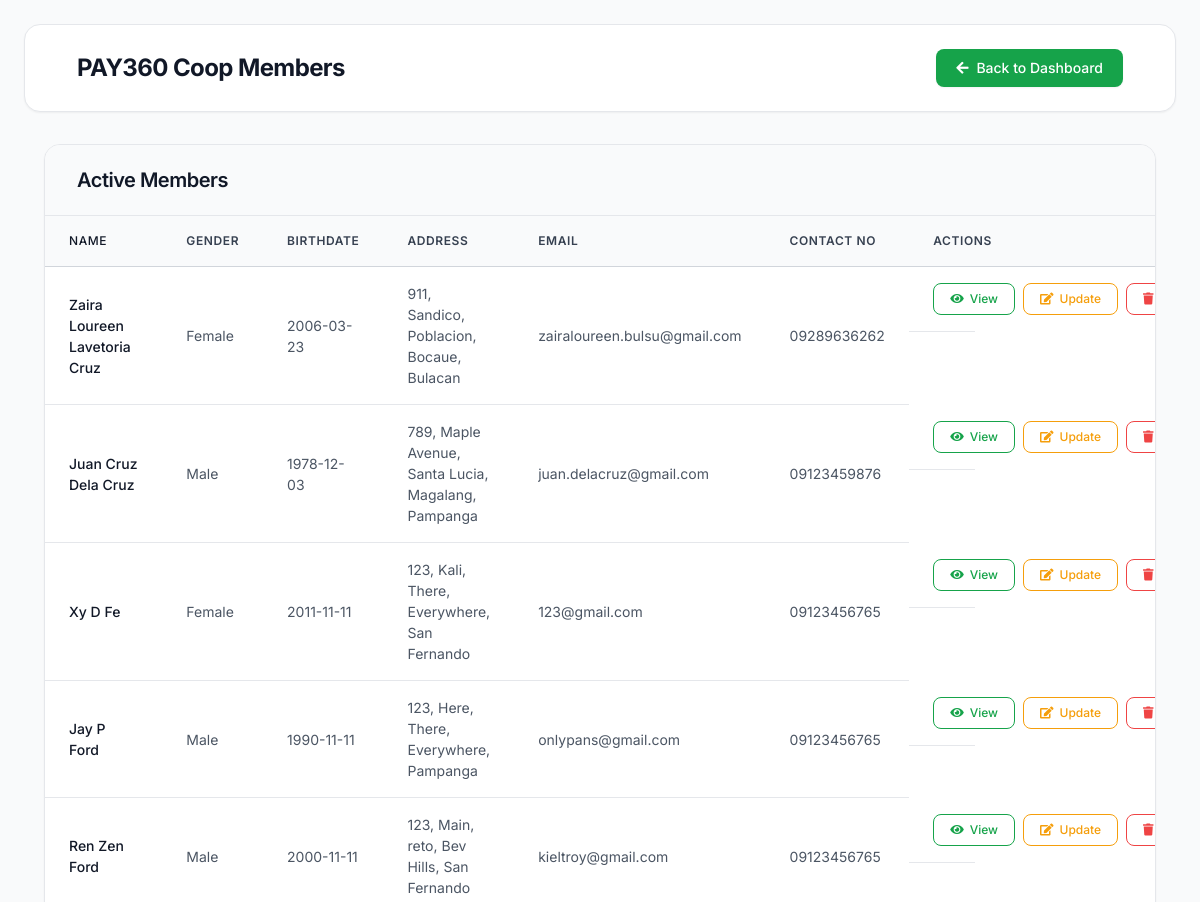
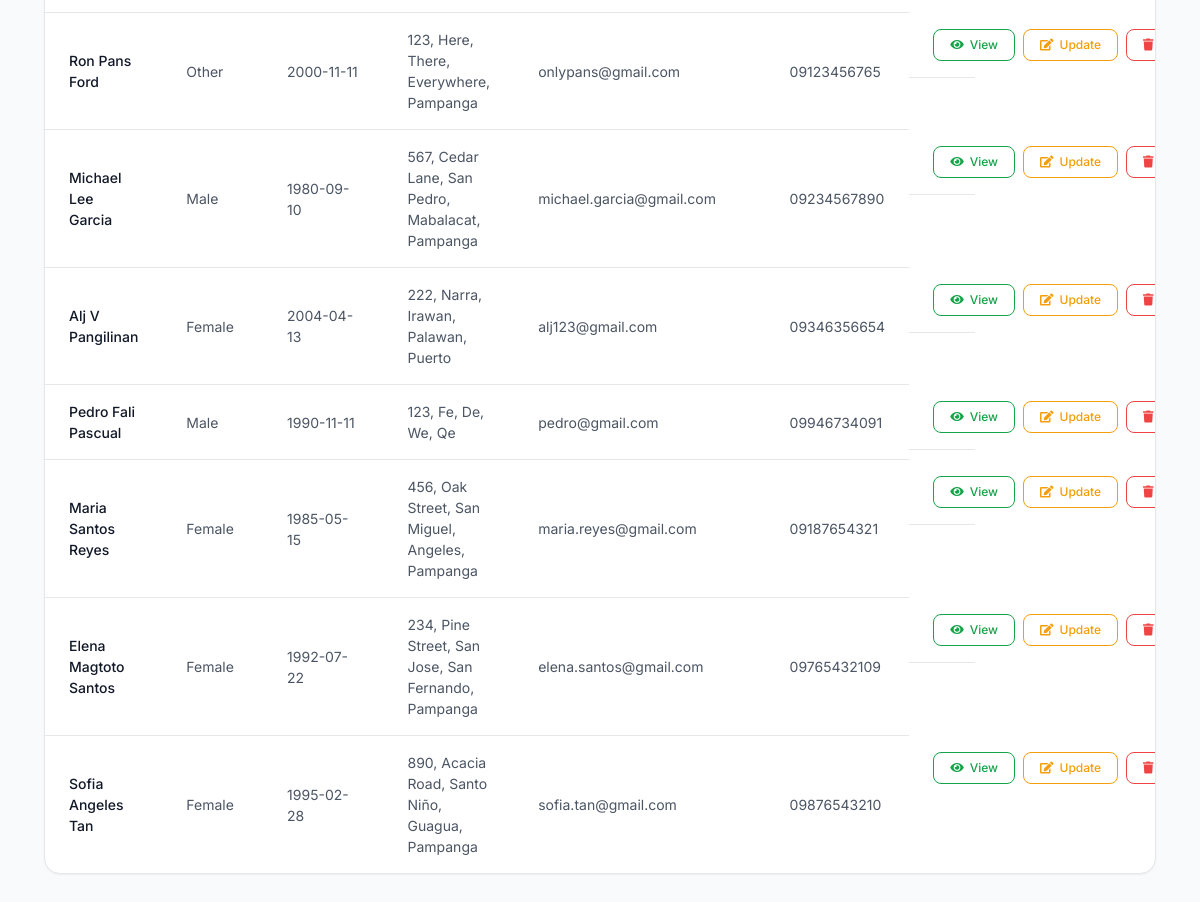
Screenshot of /Members.php with the database file from the repository (2 pictures, top to bottom).
### tables this page shows
CREATE TABLE `member` (
  `MemberID` int(11) NOT NULL AUTO_INCREMENT,
  `Firstname` varchar(255) NOT NULL,
  `Middlename` varchar(255) NOT NULL,
  `Lastname` varchar(255) NOT NULL,
  `Gender` varchar(10) NOT NULL,
  `Birthdate` date NOT NULL,
  `House_No` int(10) NOT NULL,
  `Street` varchar(255) NOT NULL,
  `Barangay_or_Village` varchar(255) NOT NULL,
  `Municipality` varchar(255) NOT NULL,
  `City` varchar(255) NOT NULL,
  `Email` varchar(255) NOT NULL,
  `Password` varchar(255) NOT NULL,
  `Contact_No` varchar(20) NOT NULL,
  PRIMARY KEY (`MemberID`)
);

### Members.php (the view, shortened to what this page needs)
<?php
require_once 'connect_db.php';
$sql = "SELECT MemberID, firstname, middlename, lastname, gender, birthdate, house_no, street, barangay_or_village, municipality, city, email, password, contact_no FROM member ORDER BY lastname, firstname";
$result = $con->query($sql);
?>
<!DOCTYPE html>
<html lang="en">
<head>
    <link rel="stylesheet" href="members.css">
    <link rel="stylesheet" href="https://cdnjs.cloudflare.com/ajax/libs/font-awesome/5.15.4/css/all.min.css">
</head>
<body>
    <header class="header">
        <div class="container">
            <div class="header-content">
                <div class="logo">
                    <h1>PAY360 Coop Members</h1>
                </div>
                <nav>
                    <button class="btn btn-back" onclick="location.href='Admin.php'">
                        <i class="fas fa-arrow-left"></i> Back to Dashboard
                    </button>
                </nav>
            </div>
        </div>
    </header>
    <main class="container">
        <section class="card">
            <div class="card-header">
                <h2>Active Members</h2>
            </div>
            <div class="table-container">
                <table>
                    <thead>
                        <tr>
                            <th class="col-name">Name</th>
                            <th class="col-gender">Gender</th>
                            <th class="col-birthdate">Birthdate</th>
                            <th class="col-address">Address</th>
                            <th class="col-email">Email</th>
                            <th class="col-contact">Contact No</th>
                            <th class="col-actions">Actions</th>
                        </tr>
                    </thead>
                    <tbody>
                        <?php
                        if ($result->num_rows > 0) {
                            while ($row = $result->fetch_assoc()) {
                                $fullName = htmlspecialchars($row["firstname"]);
                                if (!empty($row["middlename"])) {
                                    $fullName .= " " . htmlspecialchars($row["middlename"]);
                                }
                                $fullName .= " " . htmlspecialchars($row["lastname"]);
                                $fullAddress = "";
                                if (!empty($row["house_no"])) {
                                    $fullAddress .= htmlspecialchars($row["house_no"]);
                                }
                                if (!empty($row["street"])) {
                                    if (!empty($fullAddress)) $fullAddress .= ", ";
                                    $fullAddress .= htmlspecialchars($row["street"]);
                                }
                                if (!empty($row["barangay_or_village"])) {
                                    if (!empty($fullAddress)) $fullAddress .= ", ";
                                    $fullAddress .= htmlspecialchars($row["barangay_or_village"]);
                                }
                                if (!empty($row["municipality"])) {
                                    if (!empty($fullAddress)) $fullAddress .= ", ";
                                    $fullAddress .= htmlspecialchars($row["municipality"]);
                                }
                                if (!empty($row["city"])) {
                                    if (!empty($fullAddress)) $fullAddress .= ", ";
                                    $fullAddress .= htmlspecialchars($row["city"]);
                                }
                                echo "<tr>";
                                echo "<td class='col-name'>" . $fullName . "</td>";
                                echo "<td class='col-gender'>" . htmlspecialchars($row["gender"]) . "</td>";
                                echo "<td class='col-birthdate'>" . htmlspecialchars($row["birthdate"]) . "</td>";
                                echo "<td class='col-address'>" . $fullAddress . "</td>";
                                echo "<td class='col-email'>" . htmlspecialchars($row["email"]) . "</td>";
                                echo "<td class='col-contact'>" . htmlspecialchars($row["contact_no"]) . "</td>";
                                echo "<td class='col-actions action-buttons'>";
                                echo "<a href='view_member.php?id=" . $row["MemberID"] . "' class='btn btn-view' title='View Member'><i class='fas fa-eye'></i> View</a>";
                                echo "<a href='update_member.php?id=" . $row["MemberID"] . "' class='btn btn-update' title='Update Member'><i class='fas fa-edit'></i> Update</a>";
                                echo "<button onclick='confirmDelete(" . $row["MemberID"] . ")' class='btn btn-delete' title='Delete Member'><i class='fas fa-trash'></i> Delete</button>";
                                echo "</td>";
                                echo "</tr>";
                            }
                        } else {
                            echo "<tr><td colspan='7' class='no-data'>No members found</td></tr>";
                        }
                        ?>
                    </tbody>
                </table>
            </div>
        </section>
    </main>
</body>
</html>

### members.css (style rules this page uses)
* { margin: 0; padding: 0; box-sizing: border-box; font-family: 'Inter', -apple-system, BlinkMacSystemFont, 'Segoe UI', sans-serif; }
:root { --primary-green: #16a34a; --primary-green-hover: #15803d; --primary-green-light: #22c55e; --green-50: #f0fdf4; --green-100: #dcfce7; --green-200: #bbf7d0; --green-500: #22c55e; --green-600: #16a34a; --green-700: #15803d; --green-800: #166534; --green-900: #14532d; --white: #ffffff; --gray-50: #f9fafb; --gray-100: #f3f4f6; --gray-200: #e5e7eb; --gray-300: #d1d5db; --gray-400: #9ca3af; --gray-500: #6b7280; --gray-600: #4b5563; --gray-700: #374151; --gray-800: #1f2937; --gray-900: #111827; --success: #10b981; --warning: #f59e0b; --danger: #ef4444; --info: #3b82f6; --bg-primary: #f9fafb; --bg-card: #ffffff; --bg-hover: #f3f4f6; --shadow-sm: 0 1px 2px 0 rgb(0 0 0 / 0.05); --shadow: 0 1px 3px 0 rgb(0 0 0 / 0.1), 0 1px 2px -1px rgb(0 0 0 / 0.1); --shadow-md: 0 4px 6px -1px rgb(0 0 0 / 0.1), 0 2px 4px -2px rgb(0 0 0 / 0.1); --shadow-lg: 0 10px 15px -3px rgb(0 0 0 / 0.1), 0 4px 6px -4px rgb(0 0 0 / 0.1); --shadow-xl: 0 20px 25px -5px rgb(0 0 0 / 0.1), 0 8px 10px -6px rgb(0 0 0 / 0.1); --radius-sm: 6px; --radius: 8px; --radius-md: 12px; --radius-lg: 16px; --radius-xl: 20px; --text-xs: 12px; --text-sm: 14px; --text-base: 16px; --text-lg: 18px; --text-xl: 20px; --text-2xl: 24px; --text-3xl: 30px; }
body { background-color: var(--bg-primary); color: var(--gray-800); padding: 24px; min-height: 100vh; line-height: 1.5; font-weight: 400; font-size: var(--text-sm); }
.container { max-width: 1800px; width: 100%; margin: 0 auto; padding: 0 20px; }
.header { background-color: var(--bg-card); padding: 24px 32px; border-radius: var(--radius-lg); margin-bottom: 32px; box-shadow: var(--shadow-sm); border: 1px solid var(--gray-200); }
.header-content { display: flex; justify-content: space-between; align-items: center; }
.logo { display: flex; align-items: center; gap: 12px; }
.header h1 { color: var(--gray-900); font-size: var(--text-2xl); font-weight: 700; letter-spacing: -0.025em; }
nav .btn-back { background-color: var(--primary-green); color: white; border: none; padding: 12px 20px; border-radius: var(--radius); cursor: pointer; display: flex; align-items: center; gap: 8px; font-weight: 500; font-size: var(--text-sm); transition: all 0.2s ease-in-out; box-shadow: var(--shadow-sm); }
.card { background-color: var(--bg-card); border-radius: var(--radius-lg); box-shadow: var(--shadow-sm); border: 1px solid var(--gray-200); margin-bottom: 32px; overflow: hidden; transition: all 0.2s ease-in-out; }
.card-header { background-color: var(--gray-50); padding: 20px 32px; border-bottom: 1px solid var(--gray-200); }
.card-header h2 { color: var(--gray-900); font-size: var(--text-xl); font-weight: 600; letter-spacing: -0.025em; }
.table-container { overflow-x: auto; width: 100%; }
table { width: 100%; border-collapse: collapse; table-layout: auto; }
th, td { padding: 16px 24px; border-bottom: 1px solid var(--gray-200); font-size: var(--text-sm); text-align: left; }
th { background-color: var(--gray-50); color: var(--gray-700); font-weight: 600; font-size: var(--text-xs); text-transform: uppercase; letter-spacing: 0.05em; border-bottom: 1px solid var(--gray-300); }
tbody tr { transition: background-color 0.15s ease-in-out; }
tbody tr:last-child td { border-bottom: none; }
td { color: var(--gray-600); vertical-align: middle; }
.col-name { width: 20%; font-weight: 500; color: var(--gray-900); }
.col-gender { width: 10%; }
.col-birthdate { width: 12%; }
.col-address { width: 25%; }
.col-email { width: 20%; }
.col-contact { width: 13%; }
.col-actions { width: 20%; }
.action-buttons { display: flex; gap: 8px; white-space: nowrap; }
.btn { padding: 8px 16px; border-radius: var(--radius); border: 1px solid transparent; font-weight: 500; font-size: var(--text-xs); cursor: pointer; transition: all 0.2s ease-in-out; display: inline-flex; align-items: center; gap: 6px; text-decoration: none; line-height: 1; min-height: 32px; }
.btn-view { background-color: white; color: var(--primary-green); border-color: var(--primary-green); }
.btn-update { background-color: white; color: var(--warning); border-color: var(--warning); }
.btn-delete { background-color: white; color: var(--danger); border-color: var(--danger); }

### rows the page displays
member: fullName "Zaira Loureen Lavetoria Cruz", Gender "Female", Birthdate "2006-03-23", fullAddress "911, Sandico, Poblacion, Bocaue, Bulacan", Email "zairaloureen.bulsu@gmail.com", Contact_No "09289636262"
member: fullName "Juan Cruz Dela Cruz", Gender "Male", Birthdate "1978-12-03", fullAddress "789, Maple Avenue, Santa Lucia, Magalang, Pampanga", Email "juan.delacruz@gmail.com", Contact_No "09123459876"
member: fullName "Xy D Fe", Gender "Female", Birthdate "2011-11-11", fullAddress "123, Kali, There, Everywhere, San Fernando", Email "123@gmail.com", Contact_No "09123456765"
member: fullName "Jay P Ford", Gender "Male", Birthdate "1990-11-11", fullAddress "123, Here, There, Everywhere, Pampanga", Email "onlypans@gmail.com", Contact_No "09123456765"
member: fullName "Ren Zen Ford", Gender "Male", Birthdate "2000-11-11", fullAddress "123, Main, reto, Bev Hills, San Fernando", Email "kieltroy@gmail.com", Contact_No "09123456765"
member: fullName "Ron Pans Ford", Gender "Other", Birthdate "2000-11-11", fullAddress "123, Here, There, Everywhere, Pampanga", Email "onlypans@gmail.com", Contact_No "09123456765"
member: fullName "Michael Lee Garcia", Gender "Male", Birthdate "1980-09-10", fullAddress "567, Cedar Lane, San Pedro, Mabalacat, Pampanga", Email "michael.garcia@gmail.com", Contact_No "09234567890"
member: fullName "Alj V Pangilinan", Gender "Female", Birthdate "2004-04-13", fullAddress "222, Narra, Irawan, Palawan, Puerto", Email "alj123@gmail.com", Contact_No "09346356654"
member: fullName "Pedro Fali Pascual", Gender "Male", Birthdate "1990-11-11", fullAddress "123, Fe, De, We, Qe", Email "pedro@gmail.com", Contact_No "09946734091"
member: fullName "Maria Santos Reyes", Gender "Female", Birthdate "1985-05-15", fullAddress "456, Oak Street, San Miguel, Angeles, Pampanga", Email "maria.reyes@gmail.com", Contact_No "09187654321"
member: fullName "Elena Magtoto Santos", Gender "Female", Birthdate "1992-07-22", fullAddress "234, Pine Street, San Jose, San Fernando, Pampanga", Email "elena.santos@gmail.com", Contact_No "09765432109"
member: fullName "Sofia Angeles Tan", Gender "Female", Birthdate "1995-02-28", fullAddress "890, Acacia Road, Santo Niño, Guagua, Pampanga", Email "sofia.tan@gmail.com", Contact_No "09876543210"
